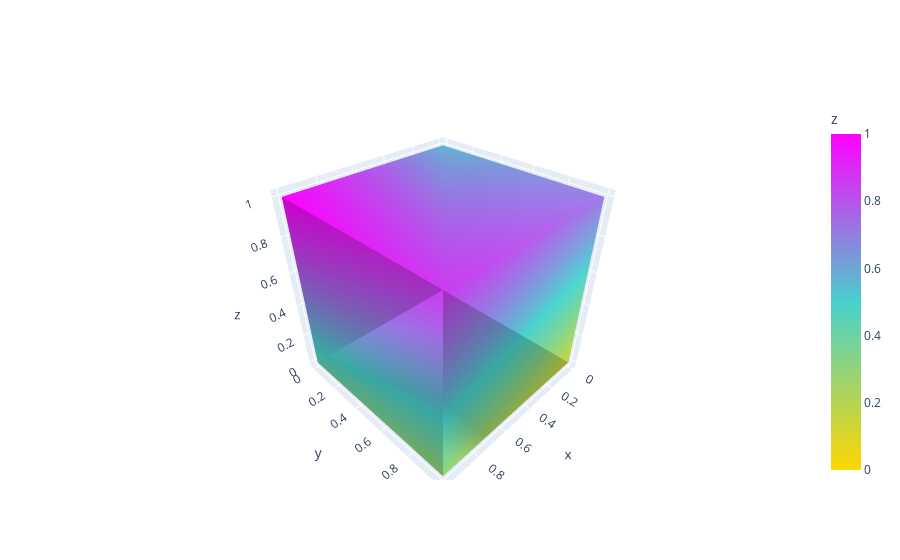

The cell this chart's notebook holds for it:
### Code cell
fig = go.Figure(data=[
    go.Mesh3d(
        # 8 vertices of a cube
        x=[0, 0, 1, 1, 0, 0, 1, 1],
        y=[0, 1, 1, 0, 0, 1, 1, 0],
        z=[0, 0, 0, 0, 1, 1, 1, 1],
        colorbar_title='z',
        colorscale=[[0, 'gold'],
                    [0.5, 'mediumturquoise'],
                    [1, 'magenta']],
        # Intensity of each vertex, which will be interpolated and color-coded
        intensity = np.linspace(0, 1, 8, endpoint=True),
        # i, j and k give the vertices of triangles
        i = [7, 0, 0, 0, 4, 4, 6, 6, 4, 0, 3, 2],
        j = [3, 4, 1, 2, 5, 6, 5, 2, 0, 1, 6, 3],
        k = [0, 7, 2, 3, 6, 7, 1, 1, 5, 5, 7, 6],
        name='y',
        showscale=True
    )
])

fig.show()

### Figure 1 — Plotly figure (JSON) as saved in the notebook; plotly's stock layout.template omitted (floating-point values rounded to 4 significant figures)
{"data": [{"colorbar": {"title": {"text": "z"}}, "colorscale": [[0, "gold"], [0.5, "mediumturquoise"], [1, "magenta"]], "i": [7, 0, 0, 0, 4, 4, 6, 6, 4, 0, 3, 2], "intensity": [0, 0.1429, 0.2857, 0.4286, 0.5714, 0.7143, 0.8571, 1], "j": [3, 4, 1, 2, 5, 6, 5, 2, 0, 1, 6, 3], "k": [0, 7, 2, 3, 6, 7, 1, 1, 5, 5, 7, 6], "name": "y", "showscale": true, "type": "mesh3d", "x": [0, 0, 1, 1, 0, 0, 1, 1], "y": [0, 1, 1, 0, 0, 1, 1, 0], "z": [0, 0, 0, 0, 1, 1, 1, 1]}], "layout": {}}
